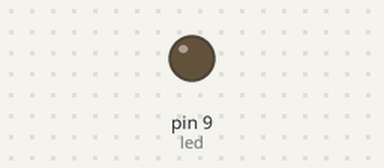
A sketch run on a simulated Arduino Uno, built with avr-gcc and run on an emulated ATmega328P. Shown: output pins drawn as LEDs (lit = HIGH).

Above: at 0.05 s.
At 2.35 s:
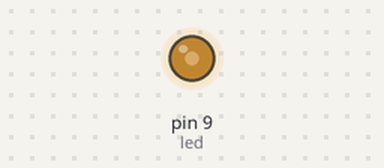
At 4.65 s:
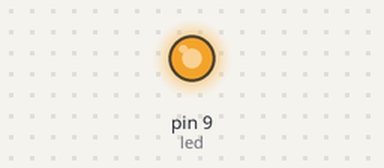
At 9.3 s:
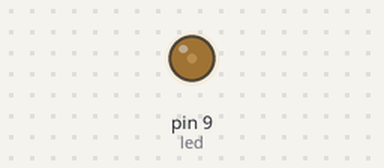
Timing chart, 0 to 13.3 s (numbered marks = the images above):
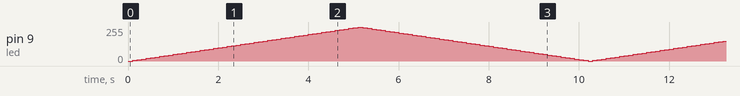

The sketch:

fadingled_prac03.ino
```cpp
int led = 9;
int brightness = 0;
int fade = 5;

void setup() {
  // put your setup code here, to run once:
  pinMode(led, OUTPUT);

}

void loop() {
  // put your main code here, to run repeatedly:
  analogWrite(led,brightness);
  brightness = brightness + fade;

  if(brightness == 0 || brightness == 255)
  {
    fade = -fade;
    }

    delay(100);

}
```
